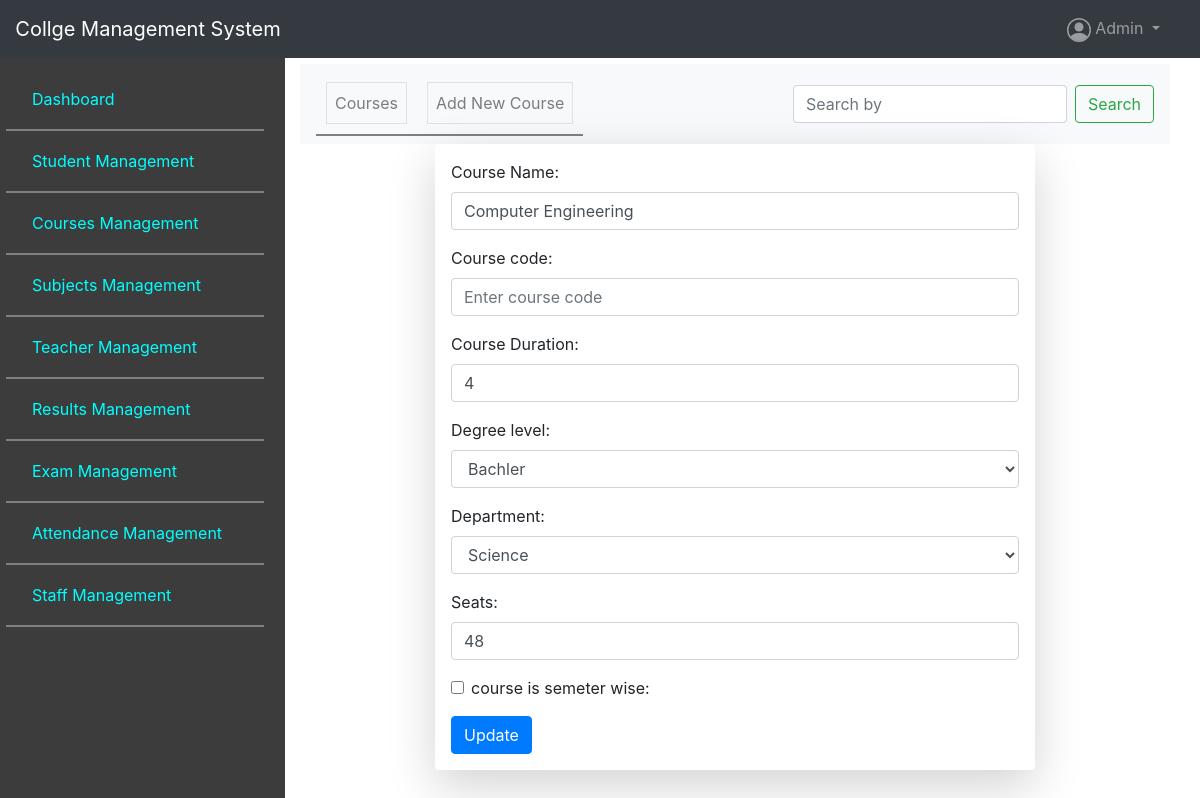
Screenshot of /college/course_management/1/update/ with the database file from the repository.
### college/models/course.py (models this page shows, shortened)
class Course(models.Model):
    Cid = models.AutoField(primary_key=True)
    course_code = models.CharField(max_length=50,blank=True)
    Cname = models.CharField(max_length=150)
    Cduration = models.IntegerField(default=4)
    degree_level = models.CharField(max_length=150,choices=degree_choices,default=1)
    department = models.CharField(max_length=50,choices=deparment_choices,default=1)
    seats = models.IntegerField(default=48)
    created_date = models.DateField(auto_now_add=True)
    updated_date = models.DateField(auto_now=True)
    semester = models.BooleanField(default=False)

### college/views/course.py (the view, shortened to what this page needs)
class UpdateCourseView(View):
    def get(self,request,course_id):
        course = Course.objects.get(Cid=course_id)
        form = CourseForm(instance=course)
        context_data = {
            'form':form
        }
        return render(request,"course/update.html",context_data)

### college/forms/courseForm.py
class CourseForm(forms.ModelForm):
    class Meta:
        model = Course
        fields = ('Cname','course_code','Cduration','degree_level','department','seats','semester')
        widgets = {
            'Cname':forms.TextInput(attrs={'class':'form-control','placeholder':'Enter Course Name'}),
            'course_code':forms.TextInput(attrs={'class':'form-control','placeholder':'Enter course code'}),
            'Cduration':forms.NumberInput(attrs={'class':'form-control','placeholder':'Enter Course Duration'}),
            'degree_level':forms.Select(attrs={'class':'form-control','placeholder':'Select Level'}),
            'department':forms.Select(attrs={'class':'form-control','placeholder':'Select Deparment'}),
            'seats':forms.NumberInput(attrs={'class':'form-control','placeholder':'Enter Course Seats'}),
            'semester':forms.CheckboxInput(attrs={'class':'form-check-input'})
        }
        labels = {
            'Cduration':'Course Duration',
            'Cname':'Course Name',
            'semester':'course is semeter wise'
        }

### templates/course/update.html (shortened to what this page needs)
{% extends 'base_site/course_base.html' %}
{% block inner_content %}
<div>
    <div class="row">
        <div class="col-8 mx-auto shadow-lg p-3 mb-5 bg-white rounded">
            <form action="" method="POST">
                {% for field in form %}
                    {% if field.name == "semester" %}
                    <div class="form-check mb-2">
                        {{field}}
                        {{field.label_tag}}
                      </div>
                    {% else %}
                    <div class="form-group">
                        {{field.label_tag}}
                        {{field}}
                    </div>
                    {% endif %}
                {% endfor %}
                <button type="submit" class="btn btn-primary">Update</button>
            </form>
        </div>
    </div>
</div>
{% endblock inner_content %}

### static/css/admin_style.css (style rules this page uses)
* { margin: 0; padding: 0; box-sizing: border-box; }

### rows the page displays
Course: form "Computer Engineering" "4" "Bachler" "Science" "48"

### other values shown
{{ field.label_tag }} "Course Name:" "Course code:" "Course Duration:" "Degree level:" "Department:" "Seats:"
{{ field.label_tag }} "course is semeter wise:"
